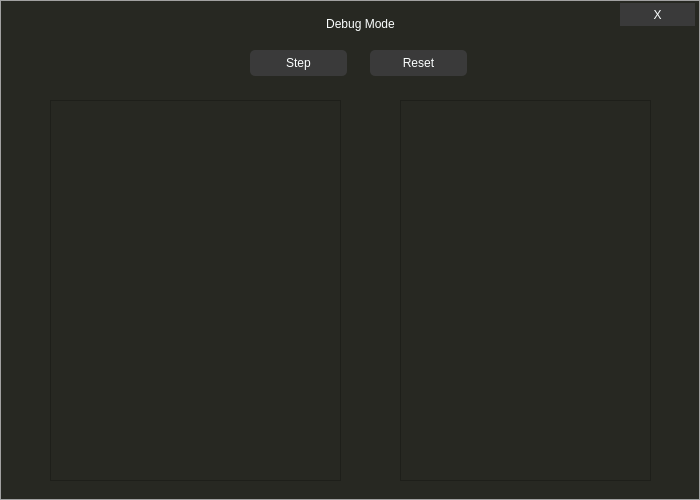
<?xml version="1.0" encoding="UTF-8"?>
<ui version="4.0">
 <class>DebugWindow</class>
 <widget class="QMainWindow" name="DebugWindow">
  <property name="geometry">
   <rect>
    <x>0</x>
    <y>0</y>
    <width>700</width>
    <height>500</height>
   </rect>
  </property>
  <property name="sizePolicy">
   <sizepolicy hsizetype="Fixed" vsizetype="Fixed">
    <horstretch>0</horstretch>
    <verstretch>0</verstretch>
   </sizepolicy>
  </property>
  <property name="maximumSize">
   <size>
    <width>700</width>
    <height>500</height>
   </size>
  </property>
  <property name="windowTitle">
   <string>MainWindow</string>
  </property>
  <property name="styleSheet">
   <string notr="true">QPushButton {
	border-style: solid;
	border-width: 0px;
	border-radius: 5px;
}

QPushButton:hover {
	background-color: rgb(62, 62, 62);

}

QPushButton:pressed {
	background-color: rgb(220, 220, 220);
}



</string>
  </property>
  <widget class="QWidget" name="centralwidget">
   <property name="styleSheet">
    <string notr="true">QWidget {
	background-color : rgb(39, 40, 34); 
	color : rgb(252, 255, 255); 
}

QPushButton {
	border-style: solid;
	border-width: 0px;
	border-radius: 5px;
	background-color: rgb(58, 58, 58);
	font: 8pt &quot;Consolas&quot;;
}

QPushButton:hover {
	background-color: rgb(70, 70, 70);

}

QPushButton:pressed {
	background-color: rgb(220, 220, 220);
}

QWidget#centralwidget {
	border-style: solid;
	border-width: 1px;
	border-color: rgb(161, 161, 161);
}</string>
   </property>
   <widget class="QPushButton" name="closeButton">
    <property name="geometry">
     <rect>
      <x>620</x>
      <y>3</y>
      <width>75</width>
      <height>23</height>
     </rect>
    </property>
    <property name="styleSheet">
     <string notr="true">QPushButton {
	border-style: solid;
	border-width: 0px;
	border-radius: 0px;
	background-color: rgb(58, 58, 58);
}

QPushButton:hover {
	background-color: rgb(70, 70, 70);

}

QPushButton:pressed {
	background-color: rgb(220, 220, 220);
}
</string>
    </property>
    <property name="text">
     <string>X</string>
    </property>
   </widget>
   <widget class="QLabel" name="label">
    <property name="geometry">
     <rect>
      <x>280</x>
      <y>10</y>
      <width>161</width>
      <height>21</height>
     </rect>
    </property>
    <property name="styleSheet">
     <string notr="true">QLabel {
	font: 12pt &quot;Consolas&quot;;
}</string>
    </property>
    <property name="text">
     <string>Debug Mode</string>
    </property>
    <property name="alignment">
     <set>Qt::AlignBottom|Qt::AlignHCenter</set>
    </property>
   </widget>
   <widget class="QPushButton" name="step">
    <property name="geometry">
     <rect>
      <x>250</x>
      <y>50</y>
      <width>97</width>
      <height>26</height>
     </rect>
    </property>
    <property name="styleSheet">
     <string notr="true">QPushButton {
	border-style: solid;
	border-width: 0px;
	border-radius: 5px;
	background-color: rgb(58, 58, 58);
}

QPushButton:hover {
	background-color: rgb(70, 70, 70);

}

QPushButton:pressed {
	background-color: rgb(220, 220, 220);
}
</string>
    </property>
    <property name="text">
     <string>Step</string>
    </property>
    <property name="shortcut">
     <string>Ctrl+B</string>
    </property>
   </widget>
   <widget class="QListWidget" name="regsList">
    <property name="geometry">
     <rect>
      <x>400</x>
      <y>100</y>
      <width>251</width>
      <height>381</height>
     </rect>
    </property>
    <property name="styleSheet">
     <string notr="true">QListWidget {
	background-color : rgb(39, 40, 34); 
	color : rgb(252, 255, 255); 
	font: &quot;Consolas&quot;;
}
</string>
    </property>
   </widget>
   <widget class="QListWidget" name="binList">
    <property name="geometry">
     <rect>
      <x>50</x>
      <y>100</y>
      <width>291</width>
      <height>381</height>
     </rect>
    </property>
    <property name="styleSheet">
     <string notr="true">QListWidget {
	background-color : rgb(39, 40, 34); 
	color : rgb(252, 255, 255); 
	font: &quot;Consolas&quot;;
}

</string>
    </property>
   </widget>
   <widget class="QPushButton" name="reset">
    <property name="geometry">
     <rect>
      <x>370</x>
      <y>50</y>
      <width>97</width>
      <height>26</height>
     </rect>
    </property>
    <property name="styleSheet">
     <string notr="true">QPushButton {
	border-style: solid;
	border-width: 0px;
	border-radius: 5px;
	background-color: rgb(58, 58, 58);
}

QPushButton:hover {
	background-color: rgb(70, 70, 70);

}

QPushButton:pressed {
	background-color: rgb(220, 220, 220);
}
</string>
    </property>
    <property name="text">
     <string>Reset</string>
    </property>
    <property name="shortcut">
     <string>Ctrl+B</string>
    </property>
   </widget>
  </widget>
 </widget>
 <resources/>
 <connections/>
</ui>
